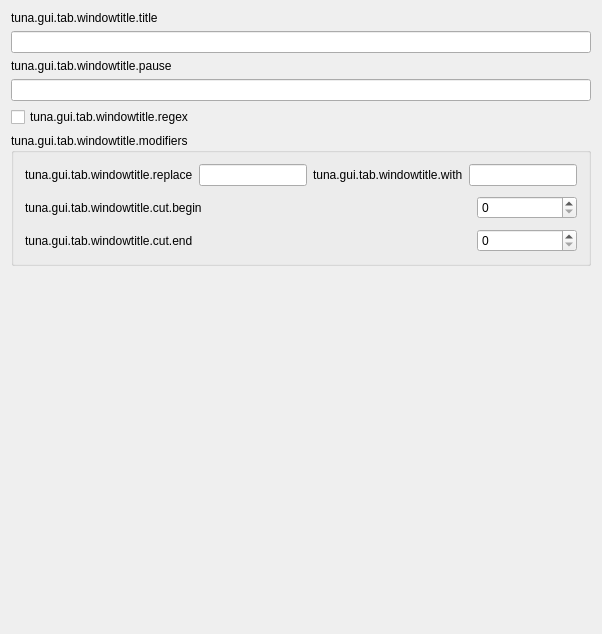
     <widget class="QWidget" name="tab_window_title">
      <attribute name="title">
       <string>tuna.gui.tab.window_title</string>
      </attribute>
      <layout class="QVBoxLayout" name="verticalLayout_7">
       <item>
        <widget class="QLabel" name="label_15">
         <property name="text">
          <string>tuna.gui.tab.windowtitle.title</string>
         </property>
        </widget>
       </item>
       <item>
        <widget class="QLineEdit" name="txt_title"/>
       </item>
       <item>
        <widget class="QLabel" name="label_17">
         <property name="text">
          <string>tuna.gui.tab.windowtitle.pause</string>
         </property>
        </widget>
       </item>
       <item>
        <widget class="QLineEdit" name="txt_paused"/>
       </item>
       <item>
        <widget class="QCheckBox" name="cb_regex">
         <property name="text">
          <string>tuna.gui.tab.windowtitle.regex</string>
         </property>
        </widget>
       </item>
       <item>
        <widget class="QGroupBox" name="groupBox">
         <property name="sizePolicy">
          <sizepolicy hsizetype="Preferred" vsizetype="Preferred">
           <horstretch>0</horstretch>
           <verstretch>0</verstretch>
          </sizepolicy>
         </property>
         <property name="title">
          <string>tuna.gui.tab.windowtitle.modifiers</string>
         </property>
         <layout class="QVBoxLayout" name="verticalLayout_6">
          <item>
           <widget class="QFrame" name="frame_15">
            <property name="frameShape">
             <enum>QFrame::NoFrame</enum>
            </property>
            <property name="frameShadow">
             <enum>QFrame::Raised</enum>
            </property>
            <layout class="QHBoxLayout" name="horizontalLayout_17">
             <property name="leftMargin">
              <number>2</number>
             </property>
             <property name="topMargin">
              <number>2</number>
             </property>
             <property name="rightMargin">
              <number>2</number>
             </property>
             <property name="bottomMargin">
              <number>2</number>
             </property>
             <item>
              <widget class="QLabel" name="label_16">
               <property name="text">
                <string>tuna.gui.tab.windowtitle.replace</string>
               </property>
              </widget>
             </item>
             <item>
              <widget class="QLineEdit" name="txt_search"/>
             </item>
             <item>
              <widget class="QLabel" name="label_20">
               <property name="text">
                <string>tuna.gui.tab.windowtitle.with</string>
               </property>
              </widget>
             </item>
             <item>
              <widget class="QLineEdit" name="txt_replace"/>
             </item>
            </layout>
           </widget>
          </item>
          <item>
           <widget class="QFrame" name="frame_16">
            <property name="frameShape">
             <enum>QFrame::NoFrame</enum>
            </property>
            <property name="frameShadow">
             <enum>QFrame::Raised</enum>
            </property>
            <layout class="QHBoxLayout" name="horizontalLayout_15">
             <property name="leftMargin">
              <number>2</number>
             </property>
             <property name="topMargin">
              <number>2</number>
             </property>
             <property name="rightMargin">
              <number>2</number>
             </property>
             <property name="bottomMargin">
              <number>2</number>
             </property>
             <item>
              <widget class="QLabel" name="label_18">
               <property name="text">
                <string>tuna.gui.tab.windowtitle.cut.begin</string>
               </property>
              </widget>
             </item>
             <item>
              <widget class="QSpinBox" name="sb_begin">
               <property name="sizePolicy">
                <sizepolicy hsizetype="Fixed" vsizetype="Fixed">
                 <horstretch>0</horstretch>
                 <verstretch>0</verstretch>
                </sizepolicy>
               </property>
               <property name="minimumSize">
                <size>
                 <width>100</width>
                 <height>0</height>
                </size>
               </property>
              </widget>
             </item>
            </layout>
           </widget>
          </item>
          <item>
           <widget class="QFrame" name="frame_17">
            <property name="frameShape">
             <enum>QFrame::NoFrame</enum>
            </property>
            <property name="frameShadow">
             <enum>QFrame::Raised</enum>
            </property>
            <layout class="QHBoxLayout" name="horizontalLayout_16">
             <property name="leftMargin">
              <number>2</number>
             </property>
             <property name="topMargin">
              <number>2</number>
             </property>
             <property name="rightMargin">
              <number>2</number>
             </property>
             <property name="bottomMargin">
              <number>2</number>
             </property>
             <item>
              <widget class="QLabel" name="label_19">
               <property name="text">
                <string>tuna.gui.tab.windowtitle.cut.end</string>
               </property>
              </widget>
             </item>
             <item>
              <widget class="QSpinBox" name="sb_end">
               <property name="sizePolicy">
                <sizepolicy hsizetype="Fixed" vsizetype="Fixed">
                 <horstretch>0</horstretch>
                 <verstretch>0</verstretch>
                </sizepolicy>
               </property>
               <property name="minimumSize">
                <size>
                 <width>100</width>
                 <height>0</height>
                </size>
               </property>
              </widget>
             </item>
            </layout>
           </widget>
          </item>
         </layout>
        </widget>
       </item>
       <item>
        <spacer name="verticalSpacer_3">
         <property name="orientation">
          <enum>Qt::Vertical</enum>
         </property>
         <property name="sizeHint" stdset="0">
          <size>
           <width>20</width>
           <height>357</height>
          </size>
         </property>
        </spacer>
       </item>
      </layout>
     </widget>
